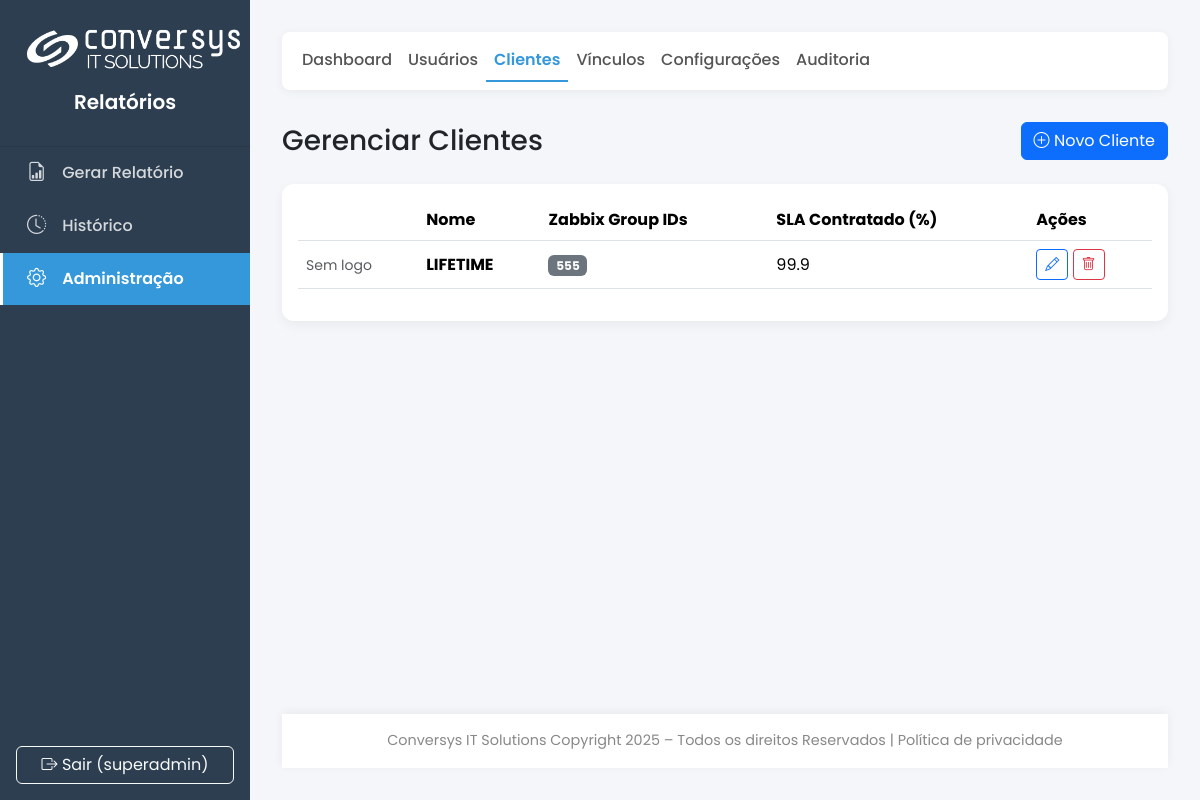
/admin/clients (signed in), run on an earlier commit of the app's database.
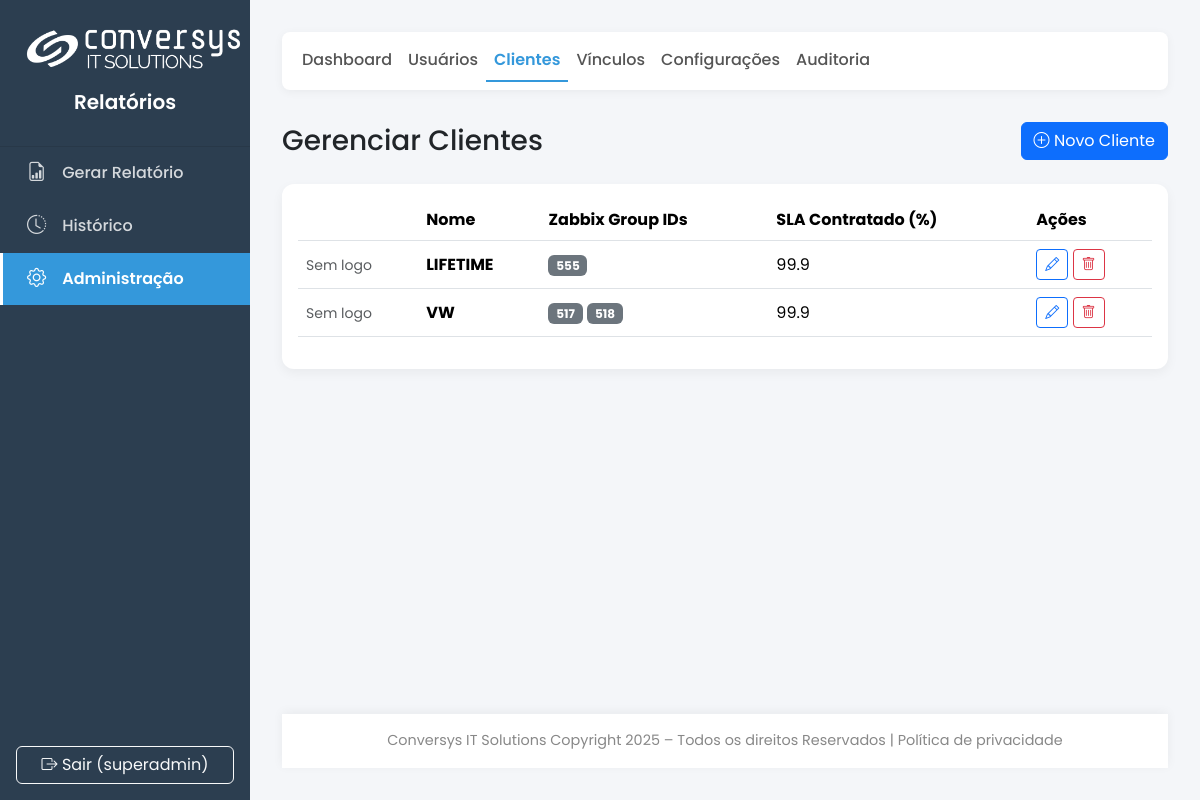
And on a later commit of the database.
### main.py (models this page shows)
class Client(db.Model):
    id = db.Column(db.Integer, primary_key=True)
    name = db.Column(db.String(100), unique=True, nullable=False)
    sla_contract = db.Column(db.Float, nullable=False, default=99.9)
    logo_path = db.Column(db.String(255), nullable=True)
    reports = db.relationship('Report', backref='client', lazy=True, cascade="all, delete-orphan")
    zabbix_groups = db.relationship('ClientZabbixGroup', backref='client', lazy=True, cascade="all, delete-orphan")

class ClientZabbixGroup(db.Model):
    id = db.Column(db.Integer, primary_key=True)
    zabbix_group_id = db.Column(db.String(50), nullable=False)
    client_id = db.Column(db.Integer, db.ForeignKey('client.id'), nullable=False)

### main.py (the view)
@app.route('/admin/clients')
@admin_required
def admin_clients():
    clients = Client.query.order_by(Client.name).all()
    return render_template('admin/clients.html', title="Gerenciar Clientes", clients=clients)

### main.py (called while the page is built)
@login_manager.user_loader
def load_user(user_id):
    return db.session.get(User, int(user_id))

@app.before_request
def before_request_func():
    g.sys_config = SystemConfig.query.first()

def admin_required(f):
    @wraps(f)
    @login_required
    def decorated_function(*args, **kwargs):
        if not (current_user.has_role('admin') or current_user.has_role('super_admin')):
            flash('Acesso negado. Você não tem permissão para acessar esta área.', 'danger')
            return redirect(url_for('gerar_form'))
        return f(*args, **kwargs)
    return decorated_function

def get_text_color_for_bg(hex_color):
    try:
        hex_color = hex_color.lstrip('#')
        r, g, b = tuple(int(hex_color[i:i+2], 16) for i in (0, 2, 4))
        luminance = (0.299 * r + 0.587 * g + 0.114 * b) / 255
        return '#212529' if luminance > 0.6 else '#ffffff'
    except (ValueError, TypeError):
        return '#ffffff'

    def has_role(self, role_name): return self.role.name == role_name

### templates/admin/clients.html (shortened to what this page needs)
{% extends 'admin/base.html' %}
{% block admin_content %}
<div class="d-flex justify-content-between align-items-center mb-4"><h1 class="h3 mb-0">Gerenciar Clientes</h1>
<a href="{{ url_for('admin_add_client') }}" class="btn btn-primary"><i class="bi bi-plus-circle"></i> Novo Cliente</a></div>
<div class="card"><div class="card-body"><div class="table-responsive">
<table class="table table-hover align-middle">
<thead><tr><th></th><th>Nome</th><th>Zabbix Group IDs</th><th>SLA Contratado (%)</th><th>Ações</th></tr></thead>
<tbody>
{% for client in clients %}
<tr>
<td>{% if client.logo_path %}<img src="{{ url_for('uploaded_file', filename=client.logo_path) }}" height="30" class="rounded border p-1">{% else %}<span class="text-muted small">Sem logo</span>{% endif %}</td>
<td><strong>{{ client.name }}</strong></td>
<td>
    {% for group in client.zabbix_groups %}
        <span class="badge bg-secondary">{{ group.zabbix_group_id }}</span>
    {% else %}
        <span class="text-muted small">Nenhum</span>
    {% endfor %}
</td>
<td>{{ client.sla_contract }}</td>
<td>
<a href="{{ url_for('admin_edit_client', client_id=client.id) }}" class="btn btn-sm btn-outline-primary"><i class="bi bi-pencil"></i></a>
<form method="POST" action="{{ url_for('admin_delete_client', client_id=client.id) }}" class="d-inline" onsubmit="return confirm('Tem certeza?');">
<button type="submit" class="btn btn-sm btn-outline-danger"><i class="bi bi-trash"></i></button></form></td></tr>
{% endfor %}</tbody></table></div></div></div>
{% endblock %}

What changed in the data, as far as the page shows it:
added Client: shows "Sem logo", name "VW", sla_contract "99.9"
added ClientZabbixGroup: zabbix_group_id "517", shown under "VW"
added ClientZabbixGroup: zabbix_group_id "518", shown under "VW"
